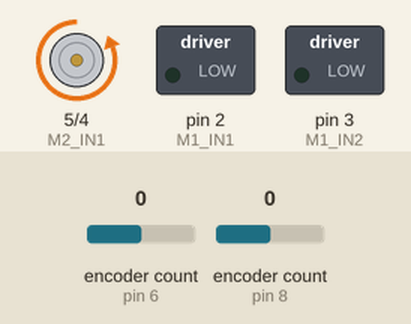
Bench run of a sketch on a simulated Arduino Uno, built with avr-gcc and run on an emulated ATmega328P. On the bench: motor-driver pin pairs drawn as motors (green arrow = first pin HIGH = forward, orange = second pin HIGH = backward, longer = more drive), switched loads named in the sketch (green lamp = pin HIGH). The inputs (shaded band) are chosen by the test bench; at power-on: encoder count (sensors on pin 6, pin 8) 0. What the sketch prints to the serial monitor is not drawn.

Above: at 5.2 s.
At 125.2 s:
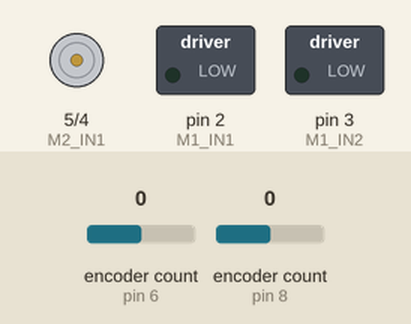
Timing chart, 0 to 126.7 s (numbered marks = the images above):
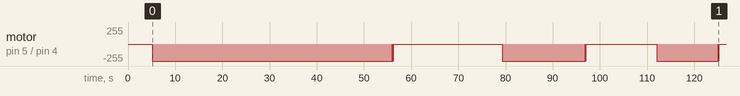

The sketch:

motorPID_encoder.ino
```cpp
//Uses motor encoder to determine current velocity

#include <Encoder.h>
//#include <SimplyAtomic.h>
#include <Adafruit_MCP3008.h>

Adafruit_MCP3008 adc1;
Adafruit_MCP3008 adc2;

const unsigned int ADC_1_CS = A3;
const unsigned int ADC_2_CS = A2;

//interrupt pins
const unsigned int M1_IN1 = 2;
const unsigned int M1_IN2 = 3;
const unsigned int M2_IN1 = 5;
const unsigned int M2_IN2 = 4;

//encoder pins
const unsigned int M1_ENCA = 6;
const unsigned int M1_ENCB = 7;
const unsigned int M2_ENCA = 8;
const unsigned int M2_ENCB = 9;

int M1_PWM = 0;
int M2_PWM = 0;

int prevTime = 0;
int prevReadM1 = 0;
int prevReadM2 = 0;
float curVelM1, curVelM2;
float targetVel = 0.3; //vel in m/s
//float prevVelM1 = 0;
//float prevVelM2 = 0;
float errorM1 = 0;
float integralM1 = 0;
float derivM1 = 0;
float prevErrorM1 = 0;
float errorM2 = 0;
float integralM2 = 0;
float derivM2 = 0;
float prevErrorM2 = 0;

Encoder enc1(M1_ENCA, M1_ENCB);
Encoder enc2(M2_ENCA, M2_ENCB);

void M1_forward(unsigned int PWM) {
  analogWrite(M1_IN1, 0);
  analogWrite(M1_IN2, PWM);
}

void M1_stop() {
  analogWrite(M1_IN1, 0);
  analogWrite(M1_IN2, 0);
}

void M2_forward(unsigned int PWM) {
  analogWrite(M2_IN1, 0);
  analogWrite(M2_IN2, PWM);
}

void M2_stop() {
  analogWrite(M2_IN1, 0);
  analogWrite(M2_IN2, 0);
}

void setup() {
  // put your setup code here, to run once:
  Serial.begin(115200);
  adc1.begin(ADC_1_CS);
  adc2.begin(ADC_2_CS);

  pinMode(M1_IN1, OUTPUT);
  pinMode(M1_IN2, OUTPUT);
  pinMode(M2_IN1, OUTPUT);
  pinMode(M2_IN2, OUTPUT);
  //M1_forward(35); //M1 forward at PWM = 35
  //M2_forward(35);
  delay(5000);
  prevReadM1 = enc1.read();
  prevReadM2 = -1*enc2.read(); //enc2 reads negative values for forward
  prevTime = micros();
  //M1_stop();
}

void loop() {
  long curTime = micros(); //time since Arduino started in microseconds
  int curReadM1 = enc1.read();
  /*Serial.print("prevReadM1: ");
  Serial.print(prevReadM1);
  Serial.print("   curReadM1: ");
  Serial.print(curReadM1);
  Serial.println();*/
  int curReadM2 = -1*enc2.read(); //enc2 reads negative values for forward
  float deltaTime = ((float) (curTime - prevTime))/1.0e6; //delta T in seconds
  /*Serial.print("deltaT: ");
  Serial.print(deltaTime);
  Serial.println();*/
  //float curRotM1 = (curReadM1 - prevReadM1)/deltaTime;  //encoder counts/second
  /*Serial.print("curRotM1: ");
  Serial.print(curRotM1);
  Serial.println();*/
  float curRotM2 = (curReadM2 - prevReadM2)/deltaTime;  //encoder counts/second

  //update stored values
  prevTime = curTime;
  //prevReadM1 = curReadM1;
  prevReadM2 = curReadM2;

  //convert current measured velocity in counts/sec to vel in m/s
  //curVelM1 = curRotM1/360*0.032*M_PI;   //current measured velocity on M1
  //Serial.println();
  curVelM2 = curRotM2/360*0.032*M_PI;   //current measured velocity on M2
  Serial.print("curVel:");
  Serial.print(curVelM2);
  Serial.print(",");

  /*
  Serial.print(curVelM1);
  Serial.println();
  */

  //PID coeffs
  /* M1 PID coeffs
  float Kp = 4;
  float Ki = 0.1;
  float Kd = 0; */
  //M2 PID coeffs
  float Kp = 3.8;
  float Ki = 0.8;
  float Kd = 0;

  /*
  //error signal e(t)
  errorM1 = targetVel - curVelM1;
  //integral signal (add error under the curve)
  integralM1 = integralM1 + errorM1*deltaTime;
  //derivative signal
  derivM1 = (errorM1 - prevErrorM1)/deltaTime; */

  //error signal e(t)
  errorM2 = targetVel - curVelM2;
  integralM2 = integralM2 + errorM2*deltaTime;
  derivM2 = (errorM2 - prevErrorM2)/deltaTime;

  //corrected signal u(t)
  //float uM1 = Kp*errorM1 + Ki*integralM1 + Kd*derivM1;
  float uM2 = Kp*errorM2 + Ki*integralM2 + Kd*derivM2;

  //update stored error value
  //prevErrorM1 = errorM1;
  prevErrorM2 = errorM2;

  //adjust PWM
  /*M1_PWM = M1_PWM + uM1;
  if (M1_PWM > 255)
    M1_PWM = 255;
  else if (M1_PWM < 0)
    M1_PWM = 0;

  M1_forward(M1_PWM);*/

  M2_PWM = M2_PWM + uM2;
  if(M2_PWM > 255)
    M2_PWM = 255;
  else if (M2_PWM < 0)
    M2_PWM = 0;

  M2_forward(M2_PWM);

  Serial.print("targetVel:");
  Serial.print(targetVel);
  //Serial.print(",");
  /*Serial.print("   ");
  Serial.print("uM1:");
  Serial.print(uM1);*/
  Serial.println();
  //Serial.println();

  delay(10);
}
```
